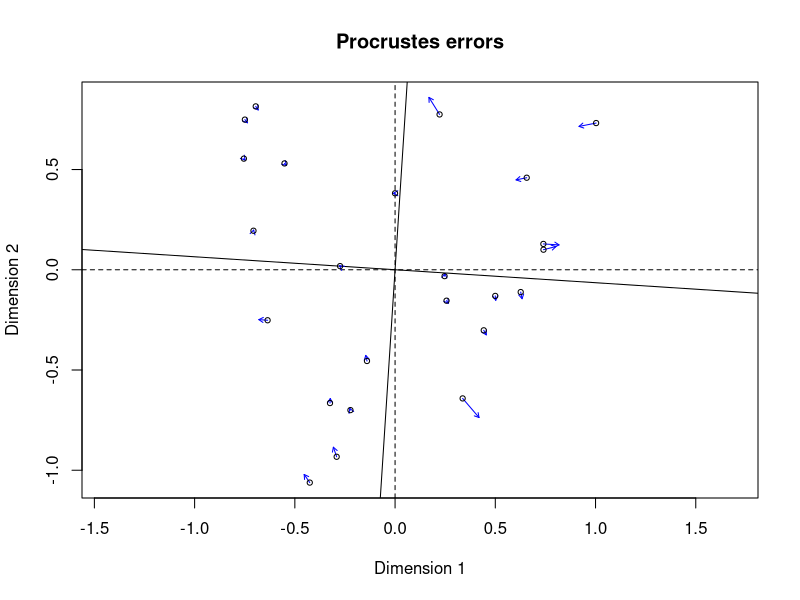

R code for this plot:
library(vegan)


### Name: decostand
### Title: Standardization Methods for Community Ecology
### Aliases: decostand wisconsin
### Keywords: multivariate manip

### ** Examples

data(varespec)
sptrans <- decostand(varespec, "max")
apply(sptrans, 2, max)
sptrans <- wisconsin(varespec)

## Chi-square: PCA similar but not identical to CA.
## Use wcmdscale for weighted analysis and identical results.
sptrans <- decostand(varespec, "chi.square")
plot(procrustes(rda(sptrans), cca(varespec)))
